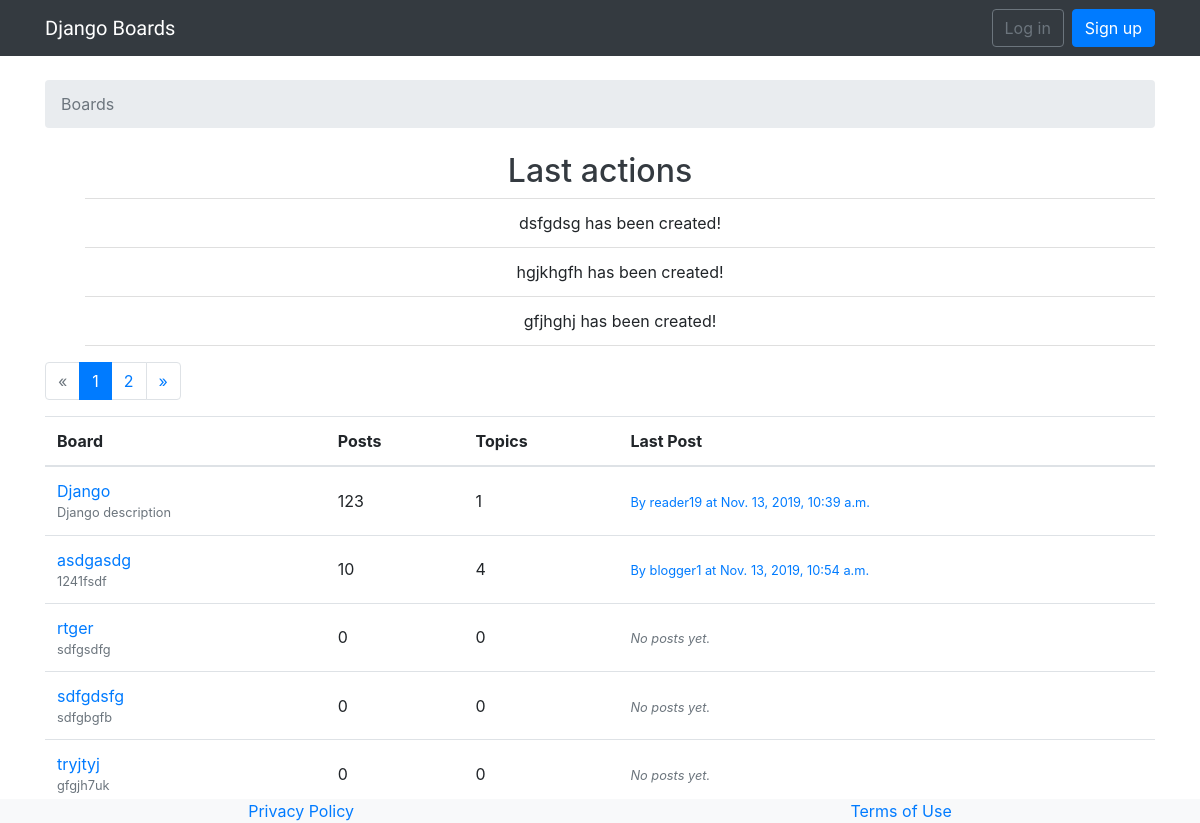
Before: / with the older database file.
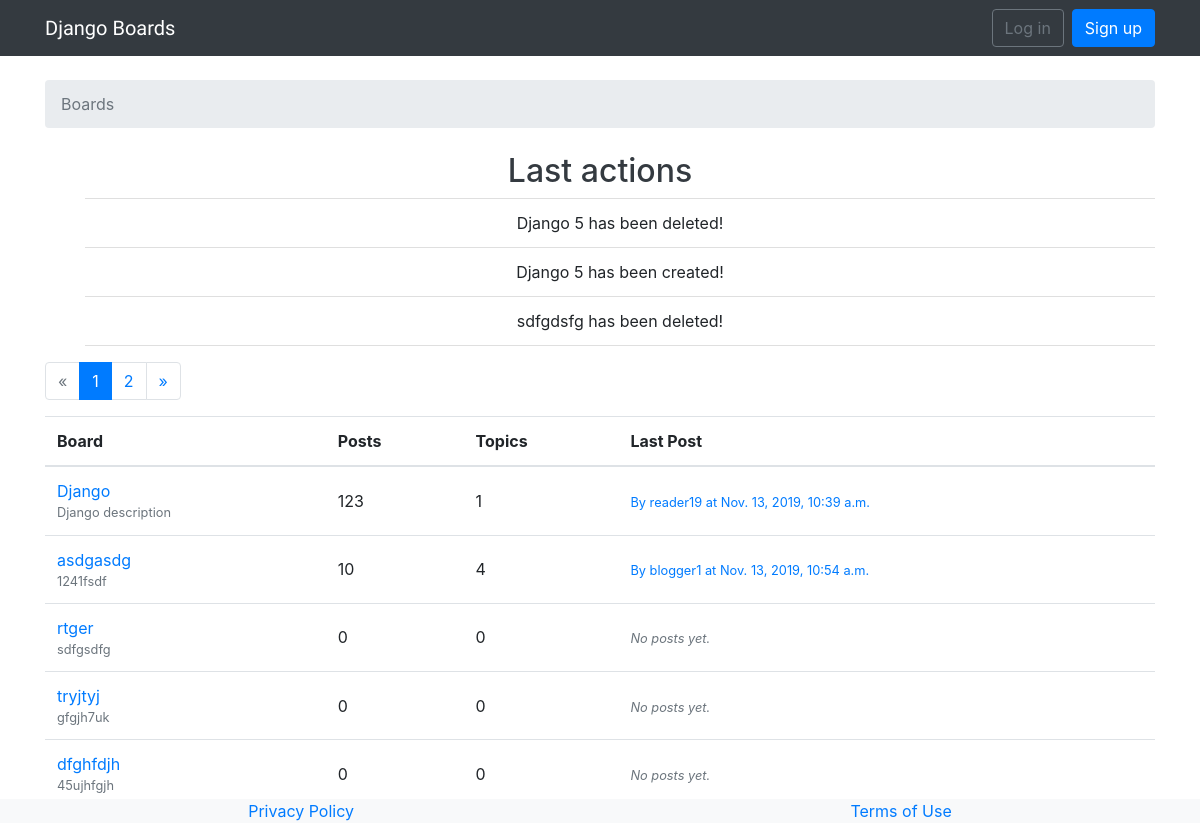
After: the same page with the newer database file.
### boards/models.py (models this page shows, shortened)
class BoardActions(models.Model):
    message = models.CharField(max_length=255)
    created_at = models.DateTimeField(auto_now_add=True)

class Board(models.Model):
    name = models.CharField(max_length=30, unique=True)
    description = models.CharField(max_length=100)
    is_active = models.BooleanField(default=True)
    def get_posts_count(self):
        return Post.objects.filter(topic__board=self).count()
    def get_last_post(self):
        return Post.objects.filter(topic__board=self).order_by('-created_at').first()

class Post(models.Model):
    message = models.TextField(max_length=4000)
    topic = models.ForeignKey(Topic, related_name='posts', on_delete=models.CASCADE)
    created_at = models.DateTimeField(auto_now_add=True)
    updated_at = models.DateTimeField(null=True)
    created_by = models.ForeignKey(User, related_name='posts', on_delete=models.DO_NOTHING)
    updated_by = models.ForeignKey(User, null=True, related_name='+', on_delete=models.DO_NOTHING)

### accounts/models.py (models this page shows)
class User(AbstractUser):
    TYPE_CHOICES = (
        ('R', 'Reader'),
        ('B', 'Blogger')
    )
    user_type = models.CharField(max_length=1, choices=TYPE_CHOICES)
    photo = models.ForeignKey(Photo, null=True, blank=True, on_delete=models.SET_NULL)

### boards/views.py (the view)
# urls.py: 2. Add a URL to urlpatterns:  path('', views.home, name='home')
def home(request):
    board_list = Board.objects.filter(is_active=True)
    page = request.GET.get('page', 1)
    actions = BoardActions.objects.all().order_by('-created_at')[:3]
    paginator = Paginator(board_list, 5)
    try:
        boards = paginator.page(page)
    except PageNotAnInteger:
        boards = paginator.page(1)
    except EmptyPage:
        boards = paginator.page(paginator.num_pages)
    return render(request, 'home.html', {'boards': boards, 'page': page, 'actions': actions})

### templates/home.html (shortened to what this page needs)
{% extends 'base.html' %}
{% load static %}
{% block breadcrumb %}
  <li class="breadcrumb-item active">Boards</li>
{% endblock %}
{% block content %}
    <h2 class="text-center text-dark">Last actions</h2>
    <ul class="list-group-flush text-center">
        {% for action in actions %}
            <li class="list-group-item">{{ action.message }}</li>
        {% endfor %}
    </ul>
  <table id="board-table" class="table">
    <thead class="thead-inverse">
      <tr>
        <th>Board</th>
        <th>Posts</th>
        <th>Topics</th>
        <th>Last Post</th>
      </tr>
    </thead>
    <tbody>
        {% include 'includes/partial_board_list.html' %}
    </tbody>
  </table>
{% endblock %}

### templates/base.html (shortened to what this page needs)
{% load static %}
{% load flatpages %}
<!DOCTYPE html>
<html>
  <head>
    <link rel="stylesheet" href="{% static 'css/bootstrap.min.css' %}">
    <link rel="stylesheet" href="{% static 'css/cropper.min.css' %}">
    <link rel="stylesheet" href="{% static 'css/app.css' %}">
  </head>
  <body style="scroll: auto">
    {% block body %}
      <nav class="navbar navbar-expand-sm navbar-dark bg-dark">
        <div class="container">
          <a class="navbar-brand" href="{% url 'home' %}">Django Boards</a>
          <div class="collapse navbar-collapse" id="mainMenu">
            {% if user.is_authenticated %}
              <ul class="navbar-nav ml-auto">
                <li class=nav-item>
                  {% if user.photo %}
                    <img style="height:40px; display:block" class="rounded img-fluid" src="{{user.photo.file.url}}" alt="">
                  {% endif %}
                </li>
                <li class="nav-item dropdown">
                  <a class="nav-link dropdown-toggle" href="#" id="userMenu" data-toggle="dropdown" aria-haspopup="true" aria-expanded="false">
                    {{ user.username }}
                  </a>
                  <div class="dropdown-menu dropdown-menu-right" aria-labelledby="userMenu">
                    <a class="dropdown-item" href="{% url 'my_account' %}">My account</a>
                    <a class="dropdown-item" href="{% url 'password_change' %}">Change password</a>
                    <div class="dropdown-divider"></div>
                    <a class="dropdown-item" href="{% url 'logout' %}">Log out</a>
                  </div>
                </li>
              </ul>
            {% else %}
              <form class="form-inline ml-auto">
                <a href="{% url 'login' %}" class="btn btn-outline-secondary">Log in</a>
                <a href="{% url 'signup' %}" class="btn btn-primary ml-2">Sign up</a>
              </form>
            {% endif %}
          </div>
        </div>
      </nav>
      <div class="container">
        <ol class="breadcrumb my-4">
          {% block breadcrumb %}
          {% endblock %}
        </ol>
        <div id="content-block">
            {% block content %}
            {% endblock %}
        </div>
      </div>
    <footer class="fixed-bottom page-footer font-small bg-light d-flex justify-content-around">
        {% get_flatpages as flatpages %}
        {% for page in flatpages%}
            <div class="mx-2">
            <a href="pages{{ page.url }}"> {{ page.title }}</a>
        </div>
        {% endfor %}
    </footer>
    {% endblock body %}
  </body>
</html>

### templates/includes/partial_board_list.html (shortened to what this page needs)
{% for board in boards %}
        <tr>
          <td>
            <a href="{% url 'board_topics' board.pk %}">{{ board.name }}</a>
            <small class="text-muted d-block">{{ board.description }}</small>
          </td>
          <td class="align-middle">
            {{ board.get_posts_count }}
          </td>
          <td class="align-middle">
            {{ board.topics.count }}
          </td>
          <td class="align-middle">
            {% with post=board.get_last_post %}
              {% if post %}
                <small>
                  <a href="{% url 'topic_posts' board.pk post.topic.pk %}">
                    By {{ post.created_by.username }} at {{ post.created_at }}
                  </a>
                </small>
              {% else %}
                <small class="text-muted">
                  <em>No posts yet.</em>
                </small>
              {% endif %}
            {% endwith %}
          </td>
        </tr>
      {% endfor %}
{% include 'includes/pagination.html' %}

Changed rows visible on the page:
no longer on this page (row unchanged): BoardActions: message "dsfgdsg has been created!"
no longer on this page (row unchanged): BoardActions: message "hgjkhgfh has been created!"
no longer on this page (row unchanged): BoardActions: message "gfjhghj has been created!"
removed Board: name "sdfgdsfg", description "sdfgbgfb", get_posts_count "0", topics.count "0", shows "No posts yet."
added BoardActions: message "Django 5 has been deleted!"
added BoardActions: message "Django 5 has been created!"
added BoardActions: message "sdfgdsfg has been deleted!"
now on this page (row unchanged): Board: name "dfghfdjh", description "45ujhfgjh", get_posts_count "0", topics.count "0", shows "No posts yet."
